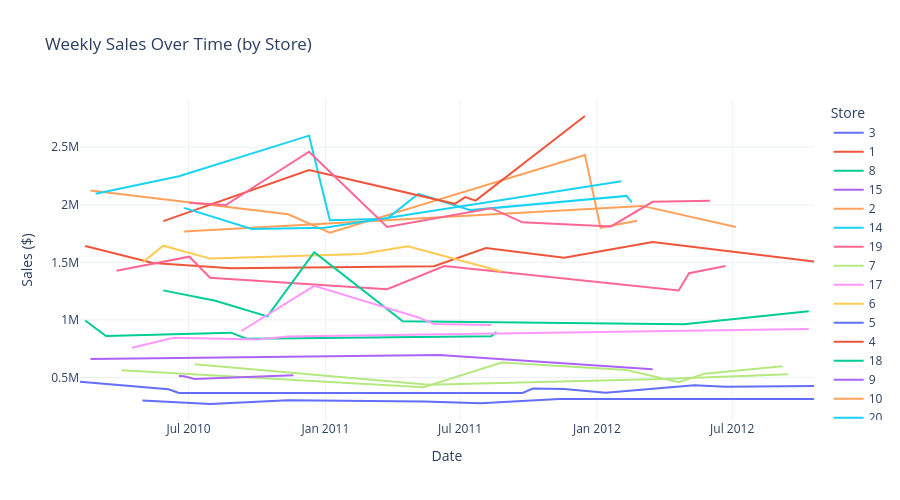
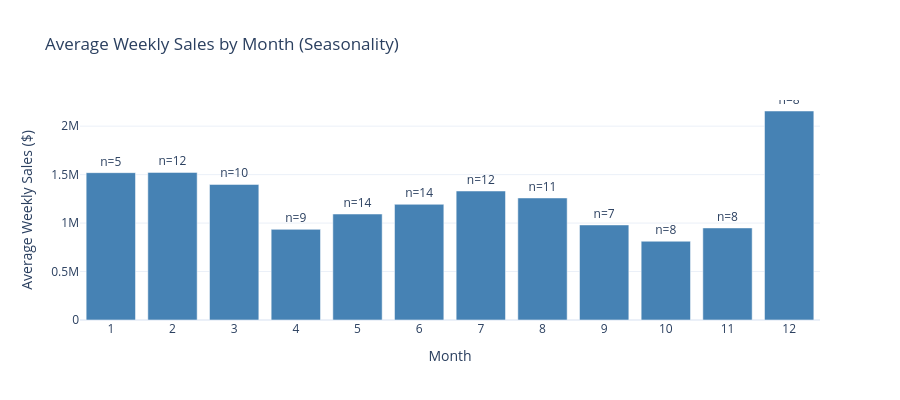

Notebook cell for these charts, in order:
### Markdown cell above
## Date Feature Engineering and Temporal Analysis

Retail sales exhibit strong seasonality. Extracting temporal components (month, year) from the date column captures cyclical patterns that linear models cannot learn from a raw timestamp. Note: DayOfWeek is constant (all Fridays) and carries no predictive signal.

### Code cell
df_time = df.dropna(subset=['Date', 'Weekly_Sales']).copy()

display(Markdown("### Date Feature Engineering"))

dow_unique = sorted(df_time['DayOfWeek'].unique().astype(int))
dow_str = ", ".join(str(d) for d in dow_unique)
if len(dow_unique) == 1:
    dow_str = f"Only {dow_str} (Friday) -- constant, no predictive value"

date_info = pd.DataFrame({
    "Metric": [
        "Rows with valid dates",
        "Date range",
        "Time span (days)",
        "Years",
        "Months",
        "Days of week"
    ],
    "Value": [
        f"{len(df_time)}/{len(df)} ({len(df_time)/len(df)*100:.1f}%)",
        f"{df_time['Date'].min().date()} to {df_time['Date'].max().date()}",
        f"{(df_time['Date'].max() - df_time['Date'].min()).days}",
        str(sorted(df_time['Year'].unique().astype(int))),
        "1-12 (all present)",
        dow_str
    ]
}).set_index("Metric")

display(Markdown("Features created by `load_raw_data()`: Year, Month, Day, DayOfWeek"))
display(date_info.style.set_caption("Temporal Coverage"))

fig = px.line(
    df_time.sort_values('Date'),
    x='Date',
    y='Weekly_Sales',
    color='Store',
    title='Weekly Sales Over Time (by Store)',
    labels={'Weekly_Sales': 'Sales ($)'}
)
fig.update_layout(height=500, hovermode='x unified')
fig.write_image(".doc/notebook_plots/01_EDA/Weekly_Sales_Over_Time.png")
fig.show()

monthly_sales = df_time.groupby('Month')['Weekly_Sales'].agg(['mean', 'count'])

fig = go.Figure()
fig.add_trace(go.Bar(
    x=monthly_sales.index,
    y=monthly_sales['mean'],
    text=monthly_sales['count'],
    texttemplate='n=%{text}',
    textposition='outside',
    marker_color='steelblue'
))
fig.update_layout(
    title='Average Weekly Sales by Month (Seasonality)',
    xaxis_title='Month',
    yaxis_title='Average Weekly Sales ($)',
    xaxis=dict(tickmode='linear', tick0=1, dtick=1),
    height=400
)
fig.write_image(".doc/notebook_plots/01_EDA/Average_Sales_by_Month.png")
fig.show()

display(Markdown(
    "**Observation:** Monthly sales show a strong December peak (holiday season). "
    "November is among the lowest months, likely due to small sample size. "
    "January-February sales are above the overall average.\n\n"
    "**Note:** These features will be included in model as numeric predictors"
))

### Figure 1 — Plotly figure (JSON) as saved in the notebook; plotly's stock layout.template omitted (floating-point values rounded to 4 significant figures)
{"data": [{"hovertemplate": "Store=3<br>Date=%{x}<br>Sales ($)=%{y}<extra></extra>", "legendgroup": "3", "line": {"color": "#636efa", "dash": "solid"}, "marker": {"symbol": "circle"}, "mode": "lines", "name": "3", "orientation": "v", "showlegend": true, "type": "scatter", "x": ["2010-02-05T00:00:00", "2010-06-04T00:00:00", "2010-06-18T00:00:00", "2011-09-23T00:00:00", "2011-10-07T00:00:00", "2011-11-18T00:00:00", "2012-01-13T00:00:00", "2012-05-11T00:00:00", "2012-06-22T00:00:00", "2012-10-19T00:00:00"], "xaxis": "x", "y": [461600.0, 397000.0, 364100.0, 365200.0, 403300.0, 398800.0, 367400.0, 432000.0, 419500.0, 424500.0], "yaxis": "y"}, {"hovertemplate": "Store=1<br>Date=%{x}<br>Sales ($)=%{y}<extra></extra>", "legendgroup": "1", "line": {"color": "#EF553B", "dash": "solid"}, "marker": {"symbol": "circle"}, "mode": "lines", "name": "1", "orientation": "v", "showlegend": true, "type": "scatter", "x": ["2010-02-12T00:00:00", "2010-05-14T00:00:00", "2010-08-27T00:00:00", "2011-05-27T00:00:00", "2011-08-05T00:00:00", "2011-11-18T00:00:00", "2012-03-16T00:00:00", "2012-10-19T00:00:00"], "xaxis": "x", "y": [1642000.0, 1494000.0, 1449000.0, 1466000.0, 1624000.0, 1539000.0, 1677000.0, 1508000.0], "yaxis": "y"}, {"hovertemplate": "Store=8<br>Date=%{x}<br>Sales ($)=%{y}<extra></extra>", "legendgroup": "8", "line": {"color": "#00cc96", "dash": "solid"}, "marker": {"symbol": "circle"}, "mode": "lines", "name": "8", "orientation": "v", "showlegend": true, "type": "scatter", "x": ["2010-02-12T00:00:00", "2010-03-12T00:00:00", "2010-08-27T00:00:00", "2010-09-17T00:00:00", "2011-08-12T00:00:00", "2011-08-19T00:00:00"], "xaxis": "x", "y": [994800.0, 860300.0, 888800.0, 836700.0, 856800.0, 895100.0], "yaxis": "y"}, {"hovertemplate": "Store=15<br>Date=%{x}<br>Sales ($)=%{y}<extra></extra>", "legendgroup": "15", "line": {"color": "#ab63fa", "dash": "solid"}, "marker": {"symbol": "circle"}, "mode": "lines", "name": "15", "orientation": "v", "showlegend": true, "type": "scatter", "x": ["2010-02-19T00:00:00", "2011-06-03T00:00:00", "2012-03-16T00:00:00"], "xaxis": "x", "y": [660800.0, 695400.0, 570600.0], "yaxis": "y"}, {"hovertemplate": "Store=2<br>Date=%{x}<br>Sales ($)=%{y}<extra></extra>", "legendgroup": "2", "line": {"color": "#FFA15A", "dash": "solid"}, "marker": {"symbol": "circle"}, "mode": "lines", "name": "2", "orientation": "v", "showlegend": true, "type": "scatter", "x": ["2010-02-19T00:00:00", "2010-11-12T00:00:00", "2011-01-07T00:00:00", "2011-12-16T00:00:00", "2012-01-06T00:00:00", "2012-02-24T00:00:00"], "xaxis": "x", "y": [2124000.0, 1917000.0, 1758000.0, 2433000.0, 1800000.0, 1862000.0], "yaxis": "y"}, {"hovertemplate": "Store=14<br>Date=%{x}<br>Sales ($)=%{y}<extra></extra>", "legendgroup": "14", "line": {"color": "#19d3f3", "dash": "solid"}, "marker": {"symbol": "circle"}, "mode": "lines", "name": "14", "orientation": "v", "showlegend": true, "type": "scatter", "x": ["2010-02-26T00:00:00", "2010-06-18T00:00:00", "2010-12-10T00:00:00", "2011-01-07T00:00:00", "2011-03-25T00:00:00", "2011-05-06T00:00:00", "2011-07-15T00:00:00", "2012-02-10T00:00:00", "2012-02-17T00:00:00"], "xaxis": "x", "y": [2096000.0, 2249000.0, 2601000.0, 1865000.0, 1879000.0, 2096000.0, 1954000.0, 2077000.0, 2021000.0], "yaxis": "y"}, {"hovertemplate": "Store=19<br>Date=%{x}<br>Sales ($)=%{y}<extra></extra>", "legendgroup": "19", "line": {"color": "#FF6692", "dash": "solid"}, "marker": {"symbol": "circle"}, "mode": "lines", "name": "19", "orientation": "v", "showlegend": true, "type": "scatter", "x": ["2010-03-26T00:00:00", "2010-07-02T00:00:00", "2010-07-30T00:00:00", "2011-03-25T00:00:00", "2011-06-10T00:00:00", "2012-04-20T00:00:00", "2012-05-04T00:00:00", "2012-06-22T00:00:00"], "xaxis": "x", "y": [1427000.0, 1549000.0, 1366000.0, 1267000.0, 1467000.0, 1255000.0, 1405000.0, 1468000.0], "yaxis": "y"}, {"hovertemplate": "Store=7<br>Date=%{x}<br>Sales ($)=%{y}<extra></extra>", "legendgroup": "7", "line": {"color": "#B6E880", "dash": "solid"}, "marker": {"symbol": "circle"}, "mode": "lines", "name": "7", "orientation": "v", "showlegend": true, "type": "scatter", "x": ["2010-04-02T00:00:00", "2011-05-13T00:00:00", "2011-08-26T00:00:00", "2012-02-10T00:00:00", "2012-04-20T00:00:00", "2012-05-25T00:00:00", "2012-09-07T00:00:00"], "xaxis": "x", "y": [561100.0, 414100.0, 630000.0, 563500.0, 457300.0, 532700.0, 597900.0], "yaxis": "y"}, {"hovertemplate": "Store=17<br>Date=%{x}<br>Sales ($)=%{y}<extra></extra>", "legendgroup": "17", "line": {"color": "#FF97FF", "dash": "solid"}, "marker": {"symbol": "circle"}, "mode": "lines", "name": "17", "orientation": "v", "showlegend": true, "type": "scatter", "x": ["2010-04-16T00:00:00", "2010-06-11T00:00:00", "2010-10-01T00:00:00", "2010-11-12T00:00:00", "2012-10-12T00:00:00"], "xaxis": "x", "y": [757700.0, 845300.0, 829200.0, 855500.0, 919900.0], "yaxis": "y"}, {"hovertemplate": "Store=6<br>Date=%{x}<br>Sales ($)=%{y}<extra></extra>", "legendgroup": "6", "line": {"color": "#FECB52", "dash": "solid"}, "marker": {"symbol": "circle"}, "mode": "lines", "name": "6", "orientation": "v", "showlegend": true, "type": "scatter", "x": ["2010-04-30T00:00:00", "2010-05-28T00:00:00", "2010-07-30T00:00:00", "2011-02-18T00:00:00", "2011-04-22T00:00:00", "2011-08-26T00:00:00"], "xaxis": "x", "y": [1498000.0, 1644000.0, 1532000.0, 1572000.0, 1639000.0, 1420000.0], "yaxis": "y"}, {"hovertemplate": "Store=5<br>Date=%{x}<br>Sales ($)=%{y}<extra></extra>", "legendgroup": "5", "line": {"color": "#636efa", "dash": "solid"}, "marker": {"symbol": "circle"}, "mode": "lines", "name": "5", "orientation": "v", "showlegend": true, "type": "scatter", "x": ["2010-04-30T00:00:00", "2010-07-30T00:00:00", "2010-11-12T00:00:00", "2011-05-13T00:00:00", "2011-07-29T00:00:00", "2011-11-11T00:00:00", "2012-10-19T00:00:00"], "xaxis": "x", "y": [298700.0, 268900.0, 301800.0, 290900.0, 275100.0, 311900.0, 313400.0], "yaxis": "y"}, {"hovertemplate": "Store=4<br>Date=%{x}<br>Sales ($)=%{y}<extra></extra>", "legendgroup": "4", "line": {"color": "#EF553B", "dash": "solid"}, "marker": {"symbol": "circle"}, "mode": "lines", "name": "4", "orientation": "v", "showlegend": true, "type": "scatter", "x": ["2010-05-28T00:00:00", "2010-12-10T00:00:00", "2011-06-24T00:00:00", "2011-07-08T00:00:00", "2011-07-22T00:00:00", "2011-12-16T00:00:00"], "xaxis": "x", "y": [1858000.0, 2303000.0, 2008000.0, 2067000.0, 2036000.0, 2771000.0], "yaxis": "y"}, {"hovertemplate": "Store=18<br>Date=%{x}<br>Sales ($)=%{y}<extra></extra>", "legendgroup": "18", "line": {"color": "#00cc96", "dash": "solid"}, "marker": {"symbol": "circle"}, "mode": "lines", "name": "18", "orientation": "v", "showlegend": true, "type": "scatter", "x": ["2010-05-28T00:00:00", "2010-08-06T00:00:00", "2010-10-15T00:00:00", "2010-12-17T00:00:00", "2011-04-15T00:00:00", "2012-04-27T00:00:00", "2012-10-12T00:00:00"], "xaxis": "x", "y": [1256000.0, 1166000.0, 1030000.0, 1588000.0, 988200.0, 961200.0, 1074000.0], "yaxis": "y"}, {"hovertemplate": "Store=9<br>Date=%{x}<br>Sales ($)=%{y}<extra></extra>", "legendgroup": "9", "line": {"color": "#ab63fa", "dash": "solid"}, "marker": {"symbol": "circle"}, "mode": "lines", "name": "9", "orientation": "v", "showlegend": true, "type": "scatter", "x": ["2010-06-18T00:00:00", "2010-06-25T00:00:00", "2010-07-09T00:00:00", "2010-11-19T00:00:00"], "xaxis": "x", "y": [513100.0, 509300.0, 485400.0, 519800.0], "yaxis": "y"}, {"hovertemplate": "Store=10<br>Date=%{x}<br>Sales ($)=%{y}<extra></extra>", "legendgroup": "10", "line": {"color": "#FFA15A", "dash": "solid"}, "marker": {"symbol": "circle"}, "mode": "lines", "name": "10", "orientation": "v", "showlegend": true, "type": "scatter", "x": ["2010-06-25T00:00:00", "2012-03-02T00:00:00", "2012-07-06T00:00:00"], "xaxis": "x", "y": [1768000.0, 1990000.0, 1806000.0], "yaxis": "y"}, {"hovertemplate": "Store=20<br>Date=%{x}<br>Sales ($)=%{y}<extra></extra>", "legendgroup": "20", "line": {"color": "#19d3f3", "dash": "solid"}, "marker": {"symbol": "circle"}, "mode": "lines", "name": "20", "orientation": "v", "showlegend": true, "type": "scatter", "x": ["2010-06-25T00:00:00", "2010-09-24T00:00:00", "2010-12-31T00:00:00", "2012-02-03T00:00:00"], "xaxis": "x", "y": [1973000.0, 1790000.0, 1800000.0, 2204000.0], "yaxis": "y"}, {"hovertemplate": "Store=13<br>Date=%{x}<br>Sales ($)=%{y}<extra></extra>", "legendgroup": "13", "line": {"color": "#FF6692", "dash": "solid"}, "marker": {"symbol": "circle"}, "mode": "lines", "name": "13", "orientation": "v", "showlegend": true, "type": "scatter", "x": ["2010-07-02T00:00:00", "2010-08-20T00:00:00", "2010-12-10T00:00:00", "2011-03-25T00:00:00", "2011-08-12T00:00:00", "2011-09-23T00:00:00", "2012-01-20T00:00:00", "2012-03-16T00:00:00", "2012-06-01T00:00:00"], "xaxis": "x", "y": [2018000.0, 1997000.0, 2461000.0, 1808000.0, 1970000.0, 1847000.0, 1812000.0, 2026000.0, 2035000.0], "yaxis": "y"}, {"hovertemplate": "Store=16<br>Date=%{x}<br>Sales ($)=%{y}<extra></extra>", "legendgroup": "16", "line": {"color": "#B6E880", "dash": "solid"}, "marker": {"symbol": "circle"}, "mode": "lines", "name": "16", "orientation": "v", "showlegend": true, "type": "scatter", "x": ["2010-07-09T00:00:00", "2011-05-20T00:00:00", "2012-03-30T00:00:00", "2012-09-14T00:00:00"], "xaxis": "x", "y": [614300.0, 435400.0, 485100.0, 526500.0], "yaxis": "y"}, {"hovertemplate": "Store=12<br>Date=%{x}<br>Sales ($)=%{y}<extra></extra>", "legendgroup": "12", "line": {"color": "#FF97FF", "dash": "solid"}, "marker": {"symbol": "circle"}, "mode": "lines", "name": "12", "orientation": "v", "showlegend": true, "type": "scatter", "x": ["2010-09-10T00:00:00", "2010-12-17T00:00:00", "2011-05-06T00:00:00", "2011-05-27T00:00:00", "2011-08-12T00:00:00"], "xaxis": "x", "y": [903100.0, 1296000.0, 1021000.0, 964300.0, 955900.0], "yaxis": "y"}, {"hovertemplate": "Store=11<br>Date=%{x}<br>Sales ($)=%{y}<extra></extra>", "legendgroup": "11", "line": {"color": "#FECB52", "dash": "solid"}, "marker": {"symbol": "circle"}, "mode": "lines", "name": "11", "orientation": "v", "showlegend": true, "type": "scatter", "x": ["2010-11-26T00:00:00"], "xaxis": "x", "y": [1757000.0], "yaxis": "y"}], "layout": {"height": 500, "hovermode": "x unified", "legend": {"title": {"text": "Store"}, "tracegroupgap": 0}, "title": {"text": "Weekly Sales Over Time (by Store)"}, "xaxis": {"anchor": "y", "domain": [0, 1], "title": {"text": "Date"}}, "yaxis": {"anchor": "x", "domain": [0, 1], "title": {"text": "Sales ($)"}}}}

### Figure 2 — Plotly figure (JSON) as saved in the notebook; plotly's stock layout.template omitted (floating-point values rounded to 4 significant figures)
{"data": [{"marker": {"color": "steelblue"}, "text": [5.0, 12.0, 10.0, 9.0, 14.0, 14.0, 12.0, 11.0, 7.0, 8.0, 8.0, 8.0], "textposition": "outside", "texttemplate": "n=%{text}", "type": "bar", "x": [1.0, 2.0, 3.0, 4.0, 5.0, 6.0, 7.0, 8.0, 9.0, 10.0, 11.0, 12.0], "y": [1520000.0, 1523000.0, 1399000.0, 935200.0, 1094000.0, 1194000.0, 1331000.0, 1259000.0, 980900.0, 812800.0, 950200.0, 2157000.0]}], "layout": {"height": 400, "title": {"text": "Average Weekly Sales by Month (Seasonality)"}, "xaxis": {"dtick": 1, "tick0": 1, "tickmode": "linear", "title": {"text": "Month"}}, "yaxis": {"title": {"text": "Average Weekly Sales ($)"}}}}
